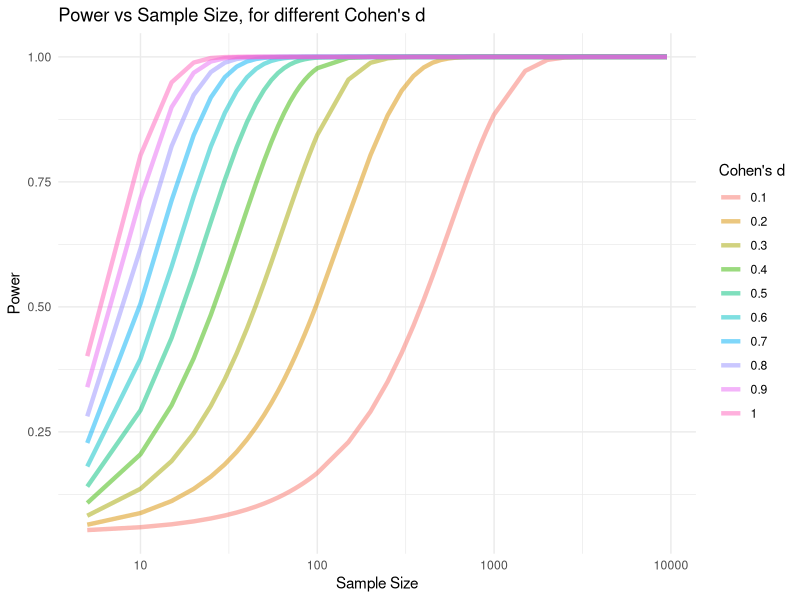
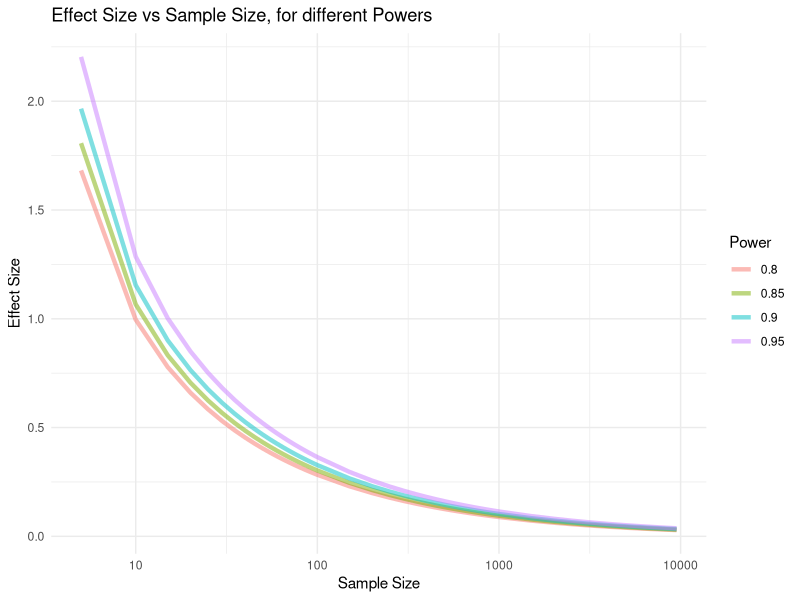
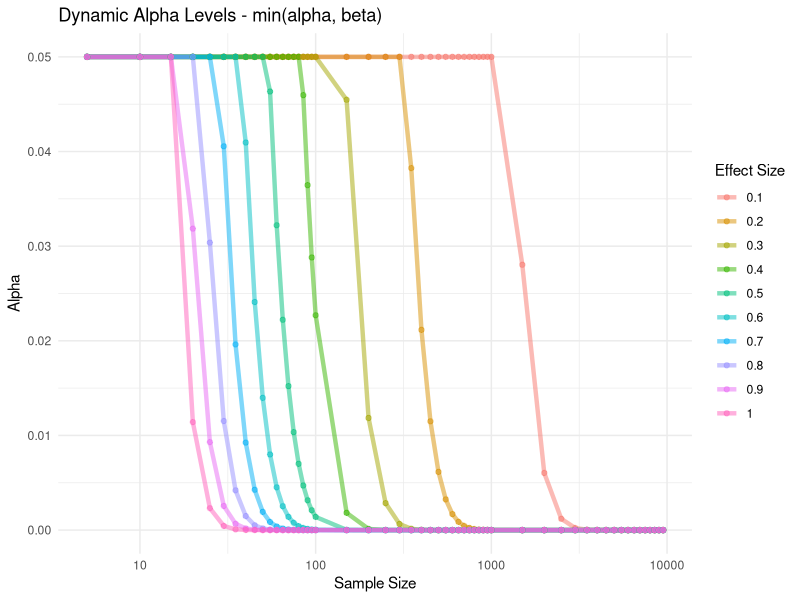
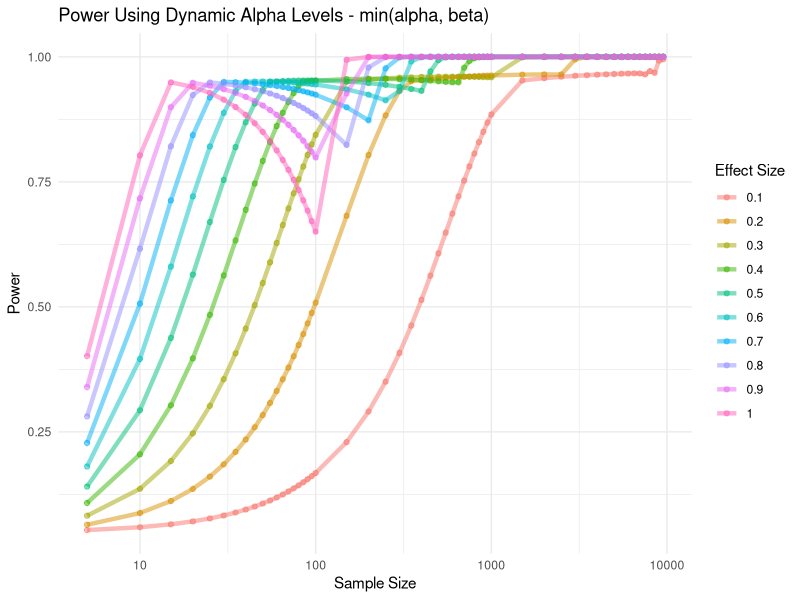
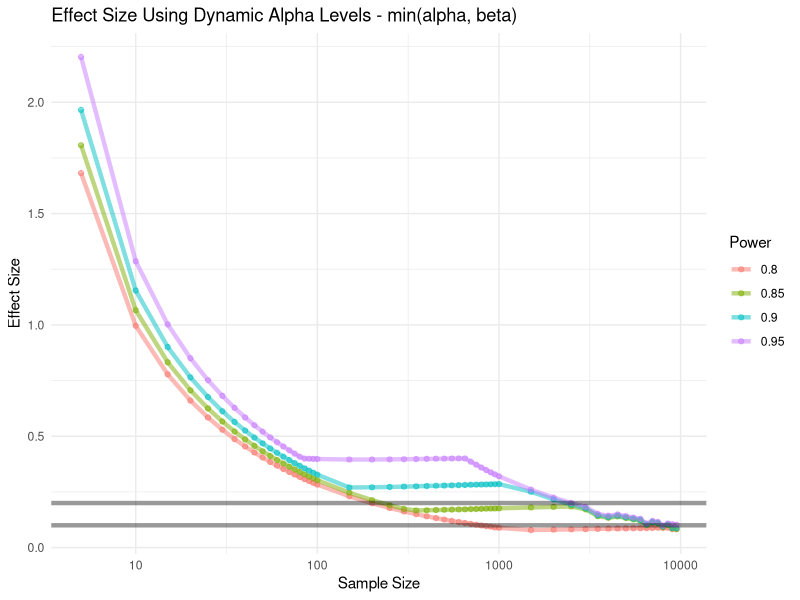
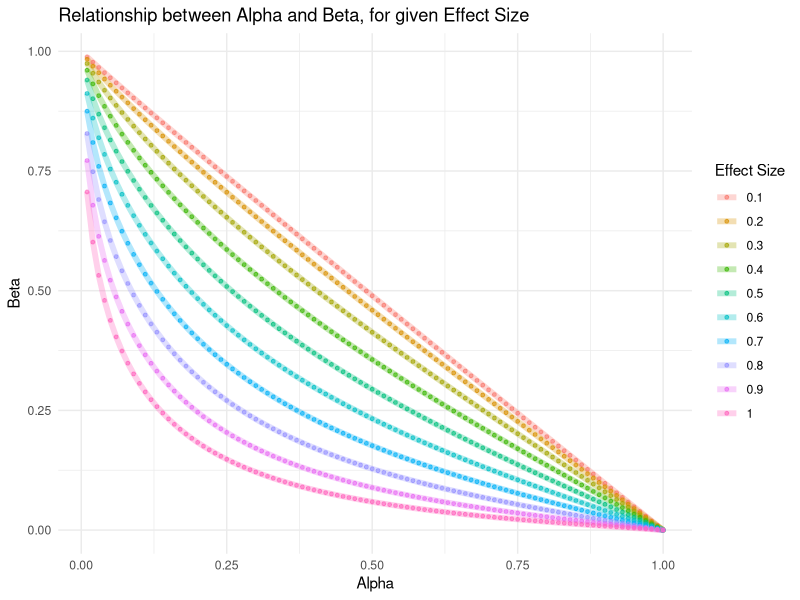
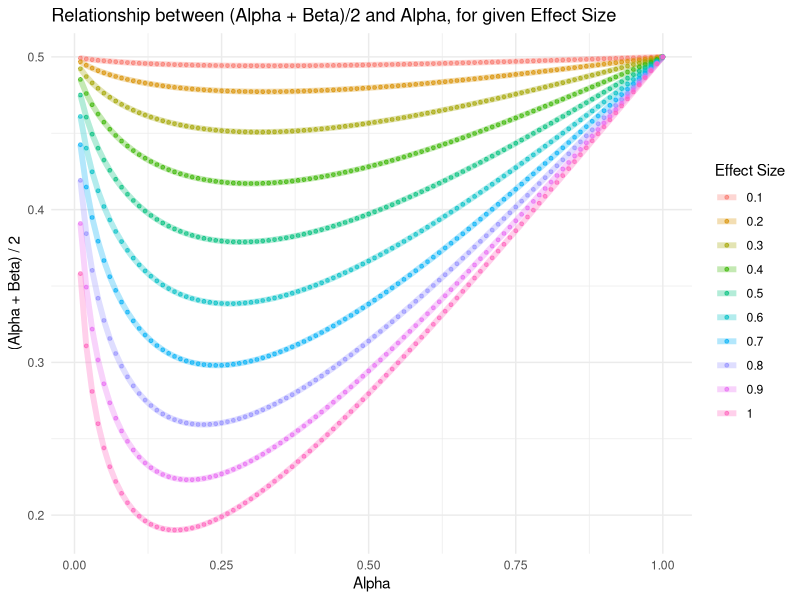

Generate these figures, in order, with R:
## ---- chunk 1
library(tidyverse)
library(pwr)
## ---- chunk 2
## NEED TO CHANGE THE VARIABLE NAMES TO BE MORE HELPFUL, as sample_size_vec, SHOULD BE THE VECTOR USED TO ITERATE ROW A COLUMN
## MOVE FUNCTIONS TO SEPARATE SCRIPT AND ADD MORE COMMENTS THERE, TO KEEP NOTEBOOK TIDY
## RENAME FUNCTIONS TO BE GENERAL AND INFORMATIVE
## THEN ADD TO GITHUB
## ADD A READ.ME DOC to explain folders
## 

# After for-loop power calculations, the output needs to be organised, so there is a column with sample size, and pivoted to make plotting the data easier.
tidy_output_with_n <- function(array, 
                               value_colname, 
                               name_colname, 
                               iter_var, 
                               sample_size_vec){
  
  if (is.character(value_colname) & (length(value_colname) == 1)){ 
    value_name <- value_colname
  }else{ stop("value_colname should be a character of length 1, in quotation marks") }
  
  if (is.character(name_colname) & (length(name_colname) == 1)){ 
    name_name <- name_colname
  }else{ stop("name_colname should be a character of length 1, in quotation marks") }
  
  colnames(array) <- iter_var
  
  df_output <- array |> 
    as_tibble() |> 
    mutate(n = sample_size_vec) |> 
    pivot_longer(cols = -n, 
                 names_to = {{ name_name }}, 
                 values_to = {{ value_name }})
  
  df_output
}


get_power_or_effect <- function(iter_var, 
                                sample_size_vec,
                                alpha = 0.05,
                                get_power = TRUE){

  len_sample <- length(sample_size_vec)
  len_iter <- length(iter_var)
    
  output <- array(NA, dim = c(len_sample, len_iter))
  
if(get_power == TRUE){
  iter_var_1 = iter_var
  iter_var_2 = NULL
  result = 4 # power is the 4th output from pwr.t.test
}else{
  iter_var_1 = NULL
  iter_var_2 = iter_var
  result = 2 # cohen's d is the 2nd output from pwr.t.test
  }

for(n in 1:len_sample){
  for(i in 1:len_iter){
    
    d = iter_var_1[i]
    power = iter_var_2[i]
    
    output[n, i] <- pwr.t.test(sig.level = alpha, 
                               d = d, 
                               n = sample_size_vec[n], 
                               power = power, 
                               type="paired",
                               alternative="two.sided")[[result]]
    }
}
  output  
}

get_tidy_power_or_effect <- function(iter_var, 
                                     sample_size_vec, 
                                     value_colname, 
                                     name_colname, 
                                     get_power = TRUE){
  
 output <-  get_power_or_effect(iter_var = iter_var,
                                sample_size_vec = sample_size_vec,
                                get_power = get_power) |> 
            tidy_output_with_n(iter_var = iter_var, 
                               sample_size_vec = sample_size_vec, 
                               value_colname = value_colname,
                               name_colname = name_colname)
  
 output
  
}
 
## ---- chunk 3
# Sample Size
sample_size <- c(5, seq(1, 9.5, 0.5) %o% 10^(1:3))
l_sample <- length(sample_size)

# Effect Size - One default, and One list
cohens_d <- 0.5
many_cohens_d <- seq(0.1, 1, 0.1)
l_many_cohen <- length(many_cohens_d)

# Power - One default, and One list
power <- 0.9
many_power <- seq(0.8, 0.95, 0.05)
l_many_power <- length(many_power)

# Alpha - One default, and One list
alpha <- 0.05
many_alpha <- c(1 %o% 10^(-1:-6))
l_many_alpha <- length(many_alpha)

cat("Sample Size :", sample_size)
cat("Cohen's d :", many_cohens_d)
cat("Power :", many_power)
cat("Alpha :", many_alpha)
## ---- chunk 4
pwr_by_es_df <- get_tidy_power_or_effect(iter_var = many_cohens_d,
                                         sample_size_vec = sample_size, 
                                         value_colname = "power", 
                                         name_colname = "effect_size", 
                                         get_power = TRUE)

head(pwr_by_es_df)
## ---- chunk 5
pwr_by_es_df |> 
  ggplot(aes(x = n, y = power, colour = effect_size))+
  geom_line(alpha = 0.5, size = 1.5)+
  scale_x_log10(name = "Sample Size")+
  scale_y_continuous(name = "Power")+
  guides(colour = guide_legend(title = "Cohen's d"))+
  ggtitle("Power vs Sample Size, for different Cohen's d")+
  theme_minimal()
## ---- chunk 6
es_by_pwr_df <- get_tidy_power_or_effect(iter_var = many_power,
                                         sample_size_vec = sample_size, 
                                         value_colname = "effect_size", 
                                         name_colname = "power", 
                                         get_power = FALSE)

head(es_by_pwr_df)
## ---- chunk 7
es_by_pwr_df |> 
  ggplot(aes(x = n, y = effect_size, colour = power))+
  geom_line(alpha = 0.5, size = 1.5)+
  scale_x_log10(name = "Sample Size")+
  scale_y_continuous(name = "Effect Size")+
  guides(colour = guide_legend(title = "Power"))+
  ggtitle("Effect Size vs Sample Size, for different Powers")+
  theme_minimal()
## ---- chunk 8

## ---- chunk 9
dyn_alpha <- array(NA, dim = c(l_sample, l_many_cohen))    # array for new alphas  
power_array <- array(NA, dim = c(l_sample, l_many_cohen))  # array for powers to find beta, for new alphas
power_dyn_a <- array(NA, dim = c(l_sample, l_many_cohen))  # array for powers from new alphas 
cohen_dyn_a <- array(NA, dim = c(l_sample, l_many_power))  # array for effect sizes from new alphas 
## ---- chunk 10
for(n in 1:l_sample){
  for(d in 1:l_many_cohen){
    power_array[n, d] <- pwr.t.test(sig.level = alpha, 
                                  d = many_cohens_d[d], 
                                  n = sample_size[n], 
                                  power = NULL, 
                                  type="paired",
                                  alternative="two.sided")$power
    
    beta_value <- 1-power_array[n,d]
    dyn_alpha[n,d] <- min(alpha, beta_value)
  }
}

# Raw Output from Loop, columns are different Effect Sizes, Rows are different Sample Sizes
head(dyn_alpha)
## ---- chunk 11
dyn_alpha_df <- tidy_output_with_n(array = dyn_alpha,
                   iter_var = many_cohens_d,
                   sample_size_vec = sample_size, 
                   value_colname = "alpha",
                   name_colname = "effect_size")

head(dyn_alpha_df)

## ---- chunk 12
dyn_alpha_df |> 
  ggplot(aes(x = n, y = alpha, colour = effect_size))+
  geom_line(alpha = 0.5, size = 1.5)+
  geom_point(alpha = 0.5, size = 1.5)+
  scale_x_log10(name = "Sample Size")+
  scale_y_continuous(name = "Alpha")+
  guides(colour = guide_legend(title = "Effect Size"))+
  ggtitle("Dynamic Alpha Levels - min(alpha, beta)")+
  theme_minimal()
## ---- chunk 13
## Sample alphas were negative and some were zero - but pwr.t.test needs alpha to be a positive non-zero number.
## The smallest alpha in the dyn_alpha was 1e-16, so that would be our new minimum
f_dyn_alpha <- dyn_alpha |>
  as_tibble() |> 
  mutate(across(everything(), ~if_else(. <= 0, 1e-16,.)))

for(n in 1:l_sample){
  for(d in 1:l_many_cohen){
    a <- as.numeric(f_dyn_alpha[n,d])
    power_dyn_a[n, d] <- pwr.t.test(sig.level = a, 
                                  d = many_cohens_d[d], 
                                  n = sample_size[n], 
                                  power = NULL, 
                                  type="paired",
                                  alternative="two.sided")$power

  }
}
## ---- chunk 14
power_dyn_a_df <- tidy_output_with_n(array = power_dyn_a, 
                                     value_colname = "power", 
                                     name_colname = "effect_size", 
                                     iter_var = many_cohens_d,
                                     sample_size_vec = sample_size)

head(power_dyn_a_df)
## ---- chunk 15
power_dyn_a_df |> 
  ggplot(aes(x = n, y = power, colour = effect_size))+
  geom_line(alpha = 0.5, size = 1.5)+
  geom_point(alpha = 0.5, size = 1.5)+
  scale_x_log10(name = "Sample Size")+
  scale_y_continuous(name = "Power")+
  guides(colour = guide_legend(title = "Effect Size"))+
  ggtitle("Power Using Dynamic Alpha Levels - min(alpha, beta)")+
  theme_minimal()
## ---- chunk 16
for(n in 1:l_sample){
  for(p in 1:l_many_power){
    a <- as.numeric(f_dyn_alpha[n,p])
    cohen_dyn_a[n, p] <- pwr.t.test(sig.level = a, 
                                  d = NULL, 
                                  n = sample_size[n], 
                                  power = many_power[p], 
                                  type="paired",
                                  alternative="two.sided")$d

  }
}
## ---- chunk 17
cohen_dyn_a_df <- tidy_output_with_n(array = cohen_dyn_a, 
                                     value_colname = "effect_size", 
                                     name_colname = "power", 
                                     iter_var = many_power,
                                     sample_size_vec = sample_size)

head(cohen_dyn_a_df)
## ---- chunk 18
cohen_dyn_a_df |> 
  ggplot(aes(x = n, y = effect_size, colour = power))+
  geom_line(alpha = 0.5, size = 1.5)+
  geom_point(alpha = 0.5, size = 1.5)+
  geom_hline(yintercept = c(0.1,0.2), size = 1.5, alpha = 0.4)+
  scale_x_log10(name = "Sample Size")+
  scale_y_continuous(name = "Effect Size")+
  guides(colour = guide_legend(title = "Power"))+
  ggtitle("Effect Size Using Dynamic Alpha Levels - min(alpha, beta)")+
  theme_minimal()
## ---- chunk 19
alpha_zero_to_one <- seq(0.01, 1, 0.01)
beta_zero_to_one <- array(NA, dim = c(length(alpha_zero_to_one), l_many_cohen))


for (d in 1:l_many_cohen){
  for (a in 1:length(alpha_zero_to_one)){

    pwr <- pwr::pwr.t.test(n = 10, d = many_cohens_d[d], sig.level = alpha_zero_to_one[a])$power
    beta = 1 - pwr
    
    beta_zero_to_one[a,d] <- beta
  }
}

beta_alpha_diff <- tidy_output_with_n(array = beta_zero_to_one, 
                                      iter_var = many_cohens_d, 
                                      value_colname = "beta", 
                                      name_colname = "effect_size", 
                                      sample_size_vec = alpha_zero_to_one
                                      )
## ---- chunk 20

beta_alpha_diff |> 
  ggplot(aes(x = n, y = beta, color = effect_size))+
  geom_line(size = 2, alpha = .3)+
  geom_point(size = 1, alpha = .6)+
  scale_x_continuous(name = "Alpha")+
  scale_y_continuous(name = "Beta")+
  guides(colour = guide_legend(title = "Effect Size"))+
  ggtitle("Relationship between Alpha and Beta, for given Effect Size")+
  theme_minimal()

## ---- chunk 21

beta_alpha_mean <- beta_alpha_diff |> 
  mutate(mn = (n + beta)/2)

beta_alpha_mean |> 
  ggplot(aes(x = n, y = mn, color = effect_size))+
  geom_line(size = 2, alpha = .3)+
  geom_point(size = 1, alpha = .6)+
  scale_x_continuous(name = "Alpha")+
  scale_y_continuous(name = "(Alpha + Beta) / 2")+
  guides(colour = guide_legend(title = "Effect Size"))+
  ggtitle("Relationship between (Alpha + Beta)/2 and Alpha, for given Effect Size")+
  theme_minimal()
